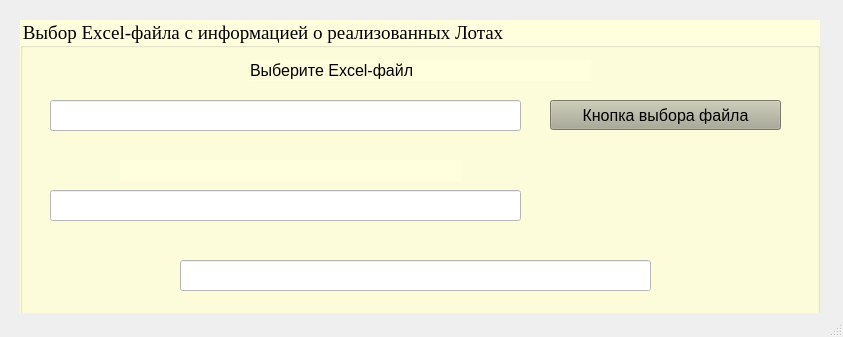
<?xml version="1.0" encoding="UTF-8"?>
<ui version="4.0">
 <class>MainWindow</class>
 <widget class="QMainWindow" name="MainWindow">
  <property name="geometry">
   <rect>
    <x>0</x>
    <y>0</y>
    <width>843</width>
    <height>337</height>
   </rect>
  </property>
  <property name="font">
   <font>
    <pointsize>12</pointsize>
   </font>
  </property>
  <property name="windowTitle">
   <string>KL Analyses skript</string>
  </property>
  <widget class="QWidget" name="centralwidget">
   <widget class="QGroupBox" name="groupBox">
    <property name="geometry">
     <rect>
      <x>20</x>
      <y>20</y>
      <width>800</width>
      <height>301</height>
     </rect>
    </property>
    <property name="font">
     <font>
      <family>Times New Roman</family>
      <pointsize>14</pointsize>
     </font>
    </property>
    <property name="styleSheet">
     <string notr="true">background-color: rgb(255, 255, 0);
background-color: rgb(255, 255, 221);
border-color: rgb(0, 0, 255);</string>
    </property>
    <property name="title">
     <string>Выбор Excel-файла с информацией о реализованных Лотах</string>
    </property>
    <widget class="QLabel" name="lbl_1">
     <property name="geometry">
      <rect>
       <x>230</x>
       <y>40</y>
       <width>341</width>
       <height>21</height>
      </rect>
     </property>
     <property name="font">
      <font>
       <family>Tahoma</family>
       <pointsize>12</pointsize>
      </font>
     </property>
     <property name="text">
      <string>Выберите Excel-файл</string>
     </property>
    </widget>
    <widget class="QLineEdit" name="led_1">
     <property name="geometry">
      <rect>
       <x>30</x>
       <y>80</y>
       <width>471</width>
       <height>31</height>
      </rect>
     </property>
     <property name="font">
      <font>
       <pointsize>12</pointsize>
      </font>
     </property>
     <property name="styleSheet">
      <string notr="true">background-color: rgb(255, 255, 255);</string>
     </property>
    </widget>
    <widget class="QPushButton" name="btn_1">
     <property name="geometry">
      <rect>
       <x>530</x>
       <y>80</y>
       <width>231</width>
       <height>30</height>
      </rect>
     </property>
     <property name="font">
      <font>
       <pointsize>12</pointsize>
      </font>
     </property>
     <property name="styleSheet">
      <string notr="true">background-color: rgb(170, 255, 0);
background-color: rgb(169, 170, 148);</string>
     </property>
     <property name="text">
      <string>Кнопка выбора файла</string>
     </property>
    </widget>
    <widget class="QLineEdit" name="led_2">
     <property name="geometry">
      <rect>
       <x>30</x>
       <y>170</y>
       <width>471</width>
       <height>31</height>
      </rect>
     </property>
     <property name="font">
      <font>
       <pointsize>12</pointsize>
      </font>
     </property>
     <property name="styleSheet">
      <string notr="true">background-color: rgb(255, 255, 255);</string>
     </property>
    </widget>
    <widget class="QLabel" name="lbl_2">
     <property name="geometry">
      <rect>
       <x>100</x>
       <y>140</y>
       <width>341</width>
       <height>21</height>
      </rect>
     </property>
     <property name="font">
      <font>
       <family>Tahoma</family>
       <pointsize>12</pointsize>
      </font>
     </property>
     <property name="styleSheet">
      <string notr="true">border-color: rgb(0, 0, 255);</string>
     </property>
     <property name="text">
      <string/>
     </property>
    </widget>
    <widget class="QLineEdit" name="led_3">
     <property name="geometry">
      <rect>
       <x>160</x>
       <y>240</y>
       <width>471</width>
       <height>31</height>
      </rect>
     </property>
     <property name="styleSheet">
      <string notr="true">background-color: rgb(255, 255, 255);</string>
     </property>
     <property name="alignment">
      <set>Qt::AlignCenter</set>
     </property>
    </widget>
   </widget>
   <widget class="QProgressBar" name="progressBar">
    <property name="geometry">
     <rect>
      <x>10</x>
      <y>550</y>
      <width>761</width>
      <height>21</height>
     </rect>
    </property>
    <property name="value">
     <number>24</number>
    </property>
   </widget>
  </widget>
  <widget class="QStatusBar" name="statusbar"/>
  <action name="action">
   <property name="text">
    <string>Новый</string>
   </property>
  </action>
  <action name="action_2">
   <property name="text">
    <string>Открыть</string>
   </property>
  </action>
  <action name="action_3">
   <property name="text">
    <string>Сохранить</string>
   </property>
  </action>
  <action name="action_4">
   <property name="text">
    <string>Выход</string>
   </property>
  </action>
 </widget>
 <resources/>
 <connections/>
</ui>
